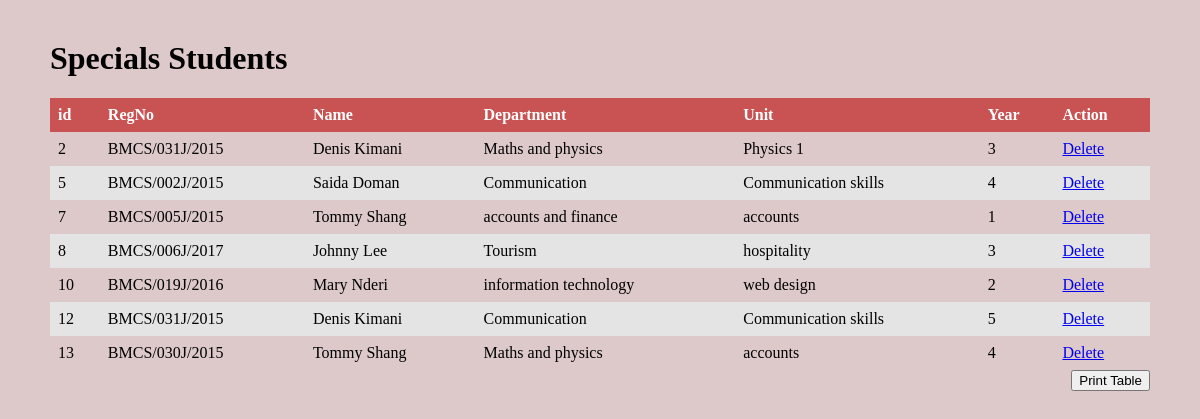
Screenshot of /Admin/enrolled.php with the database file from the repository.
### tables this page shows
CREATE TABLE `enrolled` (
  `s_id` int(11) NOT NULL,
  `regno` varchar(255) NOT NULL,
  `name` varchar(255) NOT NULL,
  `department` varchar(255) NOT NULL,
  `unit` varchar(255) NOT NULL,
  `year` int(11) NOT NULL,
  `type` enum('SPECIAL','SUPP') NOT NULL
);

### Admin/enrolled.php (the view, shortened to what this page needs)
<?php
$conn=mysqli_connect('localhost', 'root', '');
mysqli_select_db($conn,'phplearning') or die(mysqli_error($conn));
$sql="SELECT * FROM enrolled WHERE type='SUPP'";
$records=mysqli_query($conn, $sql);
 ?>
<!DOCTYPE html>
<html lang="en" dir="ltr">
  <head>
  </head>
  <body>
    <h1>Specials Students</h1>
    <div style="overflow-x:auto;">
    <table id="zctb" class="display table table-striped table-bordered table-hover" cellspacing="0" width="100%" padding="30px">
      <tr>
        <th>id</th>
        <th>RegNo</th>
        <th>Name</th>
        <th>Department</th>
        <th>Unit</th>
        <th>Year</th>
        <th>Action</th>
      <tr>
    <?php
    while($student=mysqli_fetch_assoc($records)){
      echo "<tr>";
      echo "<td>".$student['s_id']."</td>";
      echo "<td>".$student['regno']."</td>";
      echo "<td>".$student['name']."</td>";
      echo "<td>".$student['department']."</td>";
      echo "<td>".$student['unit']."</td>";
      echo "<td>".$student['year']."</td>";
      echo "<td><a href='delete.php?id=".$student['s_id']."'>Delete</a></td>";
      echo "</tr>";
    }
     ?>
   </table>
   <div class="btn btn-success" style="float:right">
   <form>
     <button class="btn">Print Table</button>
   </form>
 </div>
  </div>
  </body>
</html>

### Admin/enrolled.php (style rules this page uses)
body { background:#DDC9C9; margin-left: 50px; margin-right: 50px; margin-top: 40px; }
table { border-collapse: collapse; width: 100%; }
th, td { text-align: left; padding: 8px; }
tr:nth-child(even) { background-color: #E5E4E4 }
th { background-color: #C95252; color: white; }

### rows the page displays
enrolled: s_id "2", regno "BMCS/031J/2015", name "Denis Kimani", department "Maths and physics", unit "Physics 1", year "3"
enrolled: s_id "5", regno "BMCS/002J/2015", name "Saida Doman", department "Communication", unit "Communication skills", year "4"
enrolled: s_id "7", regno "BMCS/005J/2015", name "Tommy Shang", department "accounts and finance", unit "accounts", year "1"
enrolled: s_id "8", regno "BMCS/006J/2017", name "Johnny Lee", department "Tourism", unit "hospitality", year "3"
enrolled: s_id "10", regno "BMCS/019J/2016", name "Mary Nderi", department "information technology", unit "web design", year "2"
enrolled: s_id "12", regno "BMCS/031J/2015", name "Denis Kimani", department "Communication", unit "Communication skills", year "5"
enrolled: s_id "13", regno "BMCS/030J/2015", name "Tommy Shang", department "Maths and physics", unit "accounts", year "4"
